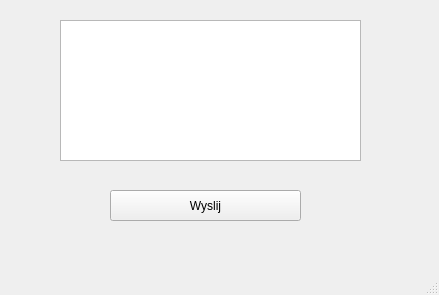
<?xml version="1.0" encoding="UTF-8"?>
<ui version="4.0">
 <class>okno1</class>
 <widget class="QMainWindow" name="okno1">
  <property name="geometry">
   <rect>
    <x>0</x>
    <y>0</y>
    <width>439</width>
    <height>295</height>
   </rect>
  </property>
  <property name="windowTitle">
   <string>Nadawca (okno1)</string>
  </property>
  <widget class="QWidget" name="centralwidget">
   <widget class="QTextEdit" name="textEdit">
    <property name="geometry">
     <rect>
      <x>60</x>
      <y>20</y>
      <width>301</width>
      <height>141</height>
     </rect>
    </property>
   </widget>
   <widget class="QPushButton" name="pushButton">
    <property name="geometry">
     <rect>
      <x>110</x>
      <y>190</y>
      <width>191</width>
      <height>31</height>
     </rect>
    </property>
    <property name="text">
     <string>Wyslij</string>
    </property>
   </widget>
  </widget>
  <widget class="QMenuBar" name="menubar">
   <property name="geometry">
    <rect>
     <x>0</x>
     <y>0</y>
     <width>439</width>
     <height>21</height>
    </rect>
   </property>
  </widget>
  <widget class="QStatusBar" name="statusbar"/>
 </widget>
 <resources/>
 <connections/>
</ui>
